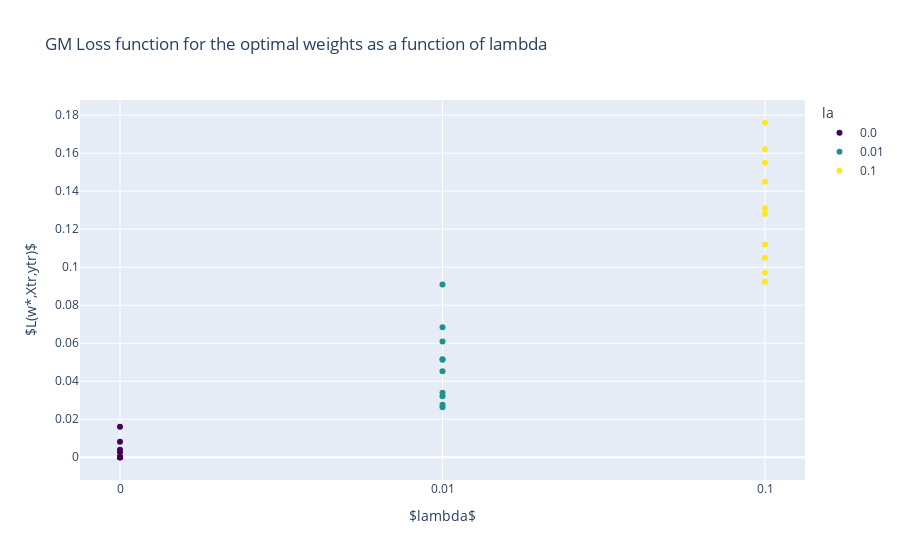

Write notebook code for a chart like this one.
### Markdown cell above
### L as a function of la

### Code cell
# plot a scatter plot of L* as a function of la
fig = px.scatter(df_qnm, x='la', y='L*',
                    title='GM Loss function for the optimal weights as a function of lambda',
                    color='la',
                    color_discrete_sequence =['#440154', '#21918c', '#fde725'])
fig.update_layout(
    xaxis_title=r'$lambda$',
    yaxis_title=r'$L(w*,Xtr,ytr)$',
    xaxis_type='category'
)
fig.show()
# save the figure
fig.write_image("Images/QNM_L_for_la.png")

### Figure 1 — Plotly figure (JSON) as saved in the notebook; plotly's stock layout.template omitted (floating-point values rounded to 4 significant figures)
{"data": [{"hovertemplate": "la=%{x}<br>L*=%{y}<extra></extra>", "legendgroup": "0.0", "marker": {"color": "#440154", "symbol": "circle"}, "mode": "markers", "name": "0.0", "orientation": "v", "showlegend": true, "type": "scatter", "x": [0, 0, 0, 0, 0, 0, 0, 0, 0, 0], "xaxis": "x", "y": [2.91e-50, 1.66e-11, 0.00813, 1.02e-08, 1.52e-07, 0.00258, 2.25e-39, 0.016, 0.004, 1.23e-11], "yaxis": "y"}, {"hovertemplate": "la=%{x}<br>L*=%{y}<extra></extra>", "legendgroup": "0.01", "marker": {"color": "#21918c", "symbol": "circle"}, "mode": "markers", "name": "0.01", "orientation": "v", "showlegend": true, "type": "scatter", "x": [0.01, 0.01, 0.01, 0.01, 0.01, 0.01, 0.01, 0.01, 0.01, 0.01], "xaxis": "x", "y": [0.0276, 0.0515, 0.0684, 0.0263, 0.0339, 0.0452, 0.0321, 0.0909, 0.0609, 0.0513], "yaxis": "y"}, {"hovertemplate": "la=%{x}<br>L*=%{y}<extra></extra>", "legendgroup": "0.1", "marker": {"color": "#fde725", "symbol": "circle"}, "mode": "markers", "name": "0.1", "orientation": "v", "showlegend": true, "type": "scatter", "x": [0.1, 0.1, 0.1, 0.1, 0.1, 0.1, 0.1, 0.1, 0.1, 0.1], "xaxis": "x", "y": [0.0971, 0.131, 0.162, 0.0923, 0.112, 0.128, 0.105, 0.176, 0.155, 0.145], "yaxis": "y"}], "layout": {"legend": {"title": {"text": "la"}, "tracegroupgap": 0}, "title": {"text": "GM Loss function for the optimal weights as a function of lambda"}, "xaxis": {"anchor": "y", "categoryarray": [0, 0.01, 0.1], "categoryorder": "array", "domain": [0, 1], "title": {"text": "$lambda$"}, "type": "category"}, "yaxis": {"anchor": "x", "domain": [0, 1], "title": {"text": "$L(w*,Xtr,ytr)$"}}}}
